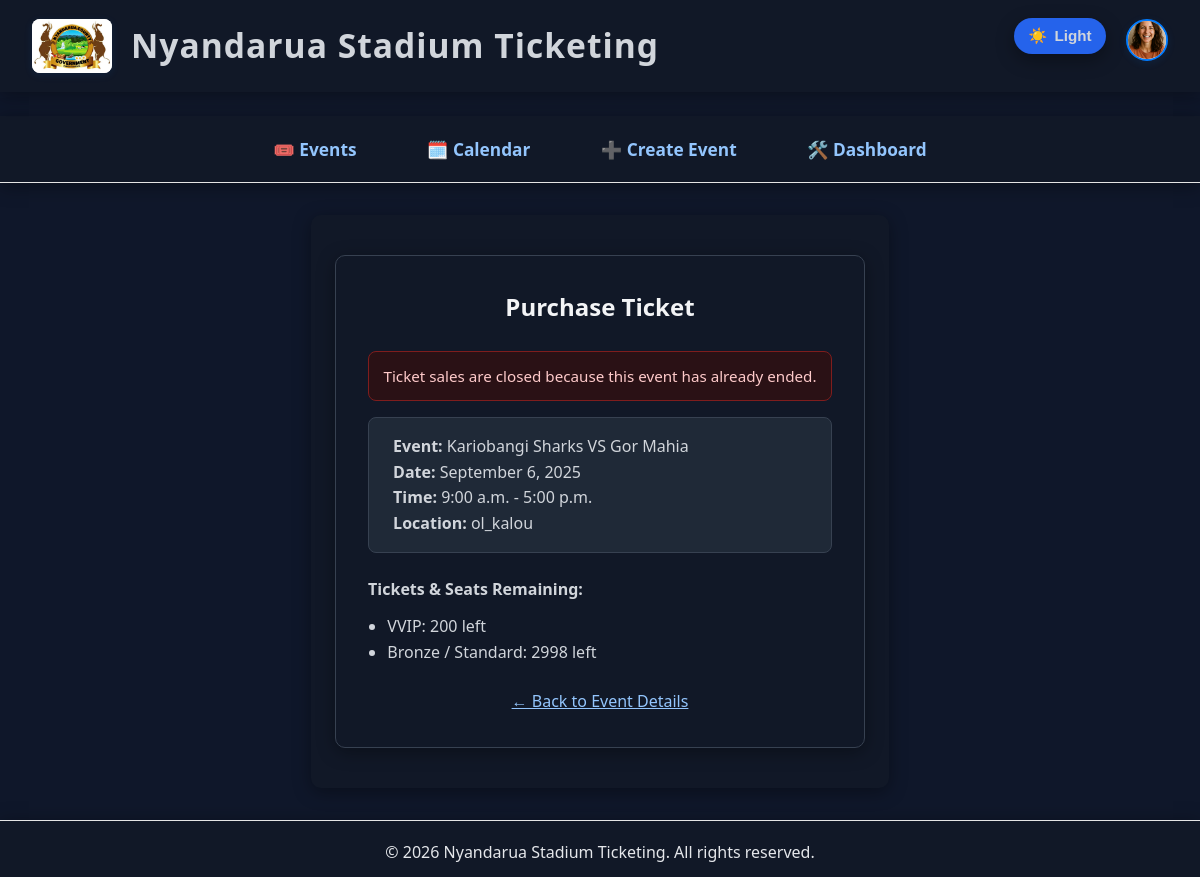
Screenshot of /tickets/purchase/16/47/ (signed in) with the database file from the repository.
### users/models.py (models this page shows, shortened)
class Profile(models.Model):
    user = models.OneToOneField(User, on_delete=models.CASCADE, related_name='profile')
    photo = models.ImageField(upload_to='profile_photos/', blank=True, null=True)

### events/models.py (models this page shows, shortened)
class Event(models.Model):
    EVENT_TYPE_CHOICES = [
        ('sports', 'Sports Events'),
        ('entertainment', 'Entertainment Events'),
        ('civic', 'Civic and Political Events'),
        ('educational', 'Educational and Institutional Events'),
        ('corporate', 'Corporate and Business Events'),
        ('religious', 'Religious and Spiritual Events'),
        ('recreational', 'Recreational and Community Events'),
        ('esports', 'E-sports and Virtual Events'),
    ]
    SPORTS_TYPE_CHOICES = [
        ('football', 'Football'),
        ('basketball', 'Basketball'),
        ('athletics', 'Athletics'),
        ('rugby', 'Rugby'),
        ('tennis', 'Tennis'),
    ]
    LEAGUE_CHOICES = [
        ('premier_league', 'Premier League'),
        ('national_league', 'National League'),
        ('champions_league', 'Champions League'),
    ]
    LOCATION_CHOICES = [
        ('ol_kalou', 'Ol Kalou Stadium'),
        ('kararani', 'Kararani Stadium (Ndunyu Njeru)'),
    ]
    name = models.CharField(max_length=200)
    date = models.DateTimeField()
    start_time = models.TimeField(default=time(9, 0))
    end_time = models.TimeField(default=time(17, 0))
    location = models.CharField(max_length=32, choices=LOCATION_CHOICES, default='ol_kalou')
    description = models.TextField(blank=True)
    thumbnail = models.ImageField(upload_to='event_thumbnails/', blank=True, null=True)
    event_type = models.CharField(max_length=32, choices=EVENT_TYPE_CHOICES, default='sports')
    sport_type = models.CharField(max_length=32, choices=SPORTS_TYPE_CHOICES, blank=True, null=True)
    league = models.CharField(max_length=32, choices=LEAGUE_CHOICES, blank=True, null=True)
    @property
    def end_datetime(self):
        end_dt = datetime.combine(self.date.date(), self.end_time)
        if timezone.is_naive(end_dt):
            end_dt = timezone.make_aware(end_dt, timezone.get_current_timezone())
        return end_dt
    @property
    def is_over(self):
        return timezone.now() > self.end_datetime

### tickets/models.py (models this page shows, shortened)
class TicketType(models.Model):
    event = models.ForeignKey(Event, on_delete=models.CASCADE, related_name='ticket_types')
    name = models.CharField(max_length=50, choices=TICKET_TYPE_CHOICES)
    price = models.DecimalField(max_digits=8, decimal_places=2)
    total_available = models.PositiveIntegerField(default=0)
    seats = models.CharField(max_length=500, blank=True, help_text="Comma-separated seat numbers, e.g. A1,A2,A3")
    def get_seat_list(self):
        return [s.strip() for s in self.seats.split(',') if s.strip()]

### tickets/views.py (the view)
# urls.py: path('purchase/<int:event_id>/<int:tickettype_id>/', views.ticket_purchase, name='ticket_purchase'),  # <-- fixed argument name
@login_required
def ticket_purchase(request, event_id, tickettype_id):
    event_obj = get_object_or_404(Event, pk=event_id)
    ticket_types = []
    taken_seats_dict = {}
    for ttype in event_obj.ticket_types.all():
        sold = Ticket.objects.filter(event=event_obj, tickettype=ttype, status='Active').count()
        ttype.remaining = ttype.total_available - sold
        ticket_types.append(ttype)
        taken_seats_dict[ttype.pk] = list(
            Ticket.objects.filter(event=event_obj, tickettype=ttype, status='Active').values_list('seat', flat=True)
        )
    available_seats_dict = {}
    for ttype in ticket_types:
        all_seats = ttype.get_seat_list()
        taken_seats = taken_seats_dict[ttype.pk]
        available_seats_dict[ttype.pk] = [s for s in all_seats if s not in taken_seats]
    purchase_blocked = event_obj.is_over
    purchase_block_message = 'Ticket sales are closed because this event has already ended.'
    if request.method == 'POST' and not purchase_blocked:
        form = TicketPurchaseForm(request.POST, event=event_obj, user=request.user)
        form.fields['tickettype'].queryset = event_obj.ticket_types.all()
        if form.is_valid():
            seats = request.POST.get('seat', '').split(',')
            quantity = int(request.POST.get('quantity', 1))
            tickettype = form.cleaned_data['tickettype']
            if len(seats) != quantity:
                form.add_error('seat', "Number of seats must match the quantity.")
            else:
                tickets_to_create = []
                purchase_time = timezone.now()
                for seat in seats:
                    ticket = Ticket(
                        user=request.user,
                        event=event_obj,
                        tickettype=tickettype,
                        seat=seat,
                        status='Active',
                        purchase_date=purchase_time
                    )
                    tickets_to_create.append(ticket)
                Ticket.objects.bulk_create(tickets_to_create)
                tickets = Ticket.objects.filter(
                    user=request.user,
                    event=event_obj,
                    seat__in=seats,
                    purchase_date__gte=purchase_time
                )
                for ticket in tickets:
                    ticket.save()  # This will generate and save the QR code if not present
                ticket_ids = [t.pk for t in tickets]
                return redirect('ticket_confirm', ids=",".join(map(str, ticket_ids)))
    elif request.method == 'POST' and purchase_blocked:
        form = TicketPurchaseForm(event=event_obj, user=request.user)
        form.fields['tickettype'].queryset = event_obj.ticket_types.all()
        form.add_error(None, purchase_block_message)
    else:
        form = TicketPurchaseForm(event=event_obj, user=request.user)
        form.fields['tickettype'].queryset = event_obj.ticket_types.all()
    return render(request, 'tickets/ticket_purchase.html', {
        'form': form,
        'event': event_obj,
        'ticket_types': ticket_types,
        'taken_seats_dict': taken_seats_dict,  # Pass to template
        'available_seats_dict': available_seats_dict,
        'purchase_blocked': purchase_blocked,
        'purchase_block_message': purchase_block_message,
    })

### tickets/templates/tickets/ticket_purchase.html (shortened to what this page needs)
{% extends "base.html" %}
{% load static %}
{% load tickets_extras %}
{% block content %}
<div class="purchase-section">
    <h2>Purchase Ticket</h2>
    {% if purchase_blocked %}
        <div class="purchase-alert">{{ purchase_block_message }}</div>
    {% endif %}
    <div class="event-summary">
        <p><strong>Event:</strong> {{ event.name }}</p>
        <p><strong>Date:</strong> {{ event.date|date:"F j, Y" }}</p>
        <p><strong>Time:</strong> {{ event.start_time|time:"g:i a" }} - {{ event.end_time|time:"g:i a" }}</p>
        <p><strong>Location:</strong> {{ event.location }}</p>
    </div>
    <div style="margin-bottom:1.5rem;">
        <strong>Tickets & Seats Remaining:</strong>
        <ul style="margin:0.7rem 0 0 1.2rem;">
            {% for ttype in ticket_types %}
                <li>
                    {{ ttype.get_name_display }}:
                    <span style="color:{% if ttype.remaining > 0 %}#28a745{% else %}#dc3545{% endif %};">
                        {{ ttype.remaining }} left
                    </span>
                </li>
            {% endfor %}
        </ul>
    </div>
    <div class="links">
        <a href="{% url 'event_detail' event.pk %}">&larr; Back to Event Details</a>
    </div>
</div>
{% endblock %}

### events/templates/base.html (shortened to what this page needs)
{% load static %}
<!DOCTYPE html>
<html lang="en">
<head>
    <link rel="stylesheet" href="{% static 'css/styles.css' %}">
</head>
<body{% if user.is_authenticated %} class="has-profile"{% endif %}>
    <button id="themeToggle" class="theme-toggle" type="button" aria-label="Toggle dark mode" title="Toggle theme">
        <span id="themeToggleIcon" aria-hidden="true">🌙</span>
        <span id="themeToggleText">Dark</span>
    </button>
    {% block header %}
        <header>
            <div class="logo-title">
                <img src="{% static 'images/nyandarua-logo.png' %}" alt="Logo">
                <span class="app-name">Nyandarua Stadium Ticketing</span>
            </div>
            {% if user.is_authenticated %}
            <div class="nav-profile-dropdown">
                <div class="profile-pic-wrapper">
                    {% if user.profile.photo %}
                        <img src="{{ user.profile.photo.url }}" alt="Profile" class="nav-profile-pic">
                    {% else %}
                        <img src="{% static 'images/default-profile.svg' %}" alt="Profile" class="nav-profile-pic">
                    {% endif %}
                </div>
            </div>
            {% endif %}
        </header>
    {% endblock %}
         {% block navbar %}
     <nav id="mainNav">
         <a href="{% url 'event_list' %}">🎟️ Events</a>
         <a href="{% url 'event_calendar' %}">🗓️ Calendar</a>
         {% if user.is_superuser %}
             <a href="{% url 'event_create' %}">➕ Create Event</a>
             <a href="{% url 'admin_dashboard' %}">🛠️ Dashboard</a>
         {% else %}
             <a href="{% url 'user_dashboard' %}">👤 User Dashboard</a>
         {% endif %}
     </nav>
     {% endblock %}
    <div class="container">
        {% block content %}{% endblock %}
    </div>
    {% if user.is_authenticated %}
    <footer>
        &copy; {% now "Y" %} Nyandarua Stadium Ticketing. All rights reserved.
    </footer>
    {% endif %}
</body>
</html>

### static/css/styles.css (style rules this page uses)
body, h1, h2, h3, h4, h5, h6, p, ul, ol, li, a { margin: 0; padding: 0; box-sizing: border-box; }
body { font-family: 'Segoe UI', Arial, sans-serif; background: #f7f9fb; color: #222; line-height: 1.6; }
header { background: linear-gradient(90deg, #0052cc 0%, #007bff 100%); color: #fff; padding: 2rem 0 1rem 0; text-align: center; box-shadow: 0 2px 8px rgba(0,0,0,0.04); }
nav { background: #fff; border-bottom: 1px solid #e5e5e5; padding: 0.75rem 0; text-align: center; }
nav a { color: #0052cc; margin: 0 1.2rem; text-decoration: none; font-weight: 500; transition: color 0.2s; font-size: 1.05rem; }
.container { max-width: 950px; margin: 2.5rem auto; background: #fff; padding: 2.5rem 2rem; border-radius: 10px; box-shadow: 0 4px 24px rgba(0,0,0,0.07); }
ul { margin-left: 1.2rem; }
footer { text-align: center; color: #888; padding: 1.5rem 0 1rem 0; margin-top: 2.5rem; font-size: 0.98rem; background: #f4f8fb; border-top: 1px solid #e5e5e5; }
html[data-theme='dark'] { color-scheme: dark; }
html[data-theme='dark'] body { background: #0f172a !important; color: #e5e7eb !important; }
html[data-theme='dark'] .container, html[data-theme='dark'] [class$='-section'], html[data-theme='dark'] [class*='-section '], html[data-theme='dark'] .auth-card, html[data-theme='dark'] .dashboard-link, html[data-theme='dark'] .dropdown-content, html[data-theme='dark'] .ticket-card, html[data-theme='dark'] .event-card { background: #111827 !important; color: #e5e7eb !important; box-shadow: 0 4px 18px rgba(0, 0, 0, 0.35) !important; }
html[data-theme='dark'] h1, html[data-theme='dark'] h2, html[data-theme='dark'] h3, html[data-theme='dark'] h4, html[data-theme='dark'] h5, html[data-theme='dark'] h6 { color: #f3f4f6 !important; }
html[data-theme='dark'] p, html[data-theme='dark'] span, html[data-theme='dark'] li, html[data-theme='dark'] label, html[data-theme='dark'] td, html[data-theme='dark'] th, html[data-theme='dark'] small { color: #d1d5db !important; }
html[data-theme='dark'] a { color: #93c5fd !important; }
html[data-theme='dark'] button, html[data-theme='dark'] .cta, html[data-theme='dark'] [type='submit'] { background: #2563eb !important; color: #eff6ff !important; border-color: transparent !important; }

### tickets/templates/tickets/ticket_purchase.html (style rules this page uses)
.purchase-section { max-width: 500px; margin: 2.5rem auto; background: #fff; padding: 2rem; border-radius: 10px; box-shadow: 0 2px 12px rgba(0,0,0,0.07); }
.purchase-section h2 { color: #0052cc; margin-bottom: 1.5rem; text-align: center; }
.event-summary { background: #f4f8fb; border-radius: 8px; padding: 1rem 1.5rem; margin-bottom: 1.5rem; }
.purchase-section .links { margin-top: 1.5rem; text-align: center; }
.purchase-section .links a { color: #007bff; text-decoration: underline; margin: 0 0.5rem; }
.purchase-alert { background: #fff1f1; border: 1px solid #f5c2c7; color: #b4232d; border-radius: 8px; padding: 0.75rem 0.9rem; margin-bottom: 1rem; font-size: 0.95rem; }
html[data-theme='dark'] .purchase-section { background: #111827; color: #e5e7eb; border: 1px solid #374151; box-shadow: none; }
html[data-theme='dark'] .purchase-section h2 { color: #f3f4f6; }
html[data-theme='dark'] .event-summary { background: #1f2937; border: 1px solid #374151; }
html[data-theme='dark'] .event-summary p, html[data-theme='dark'] .purchase-section p, html[data-theme='dark'] .purchase-section strong, html[data-theme='dark'] .purchase-section li, html[data-theme='dark'] .purchase-section label, html[data-theme='dark'] .purchase-section em, html[data-theme='dark'] #selected-seats-label { color: #d1d5db; }
html[data-theme='dark'] .purchase-section .links a { color: #93c5fd; }
html[data-theme='dark'] .purchase-alert { background: #2a1115; border-color: #7f1d1d; color: #fecaca; }

### rows the page displays
Event: name "Kariobangi Sharks VS Gor Mahia", date "September 6, 2025", start_time "9:00 a.m.", end_time "5:00 p.m.", location "ol_kalou"
TicketType: name "VVIP", remaining "200"
TicketType: name "Bronze / Standard", remaining "2998"

### other values shown
{{ purchase_block_message }} "Ticket sales are closed because this event has already ended."
